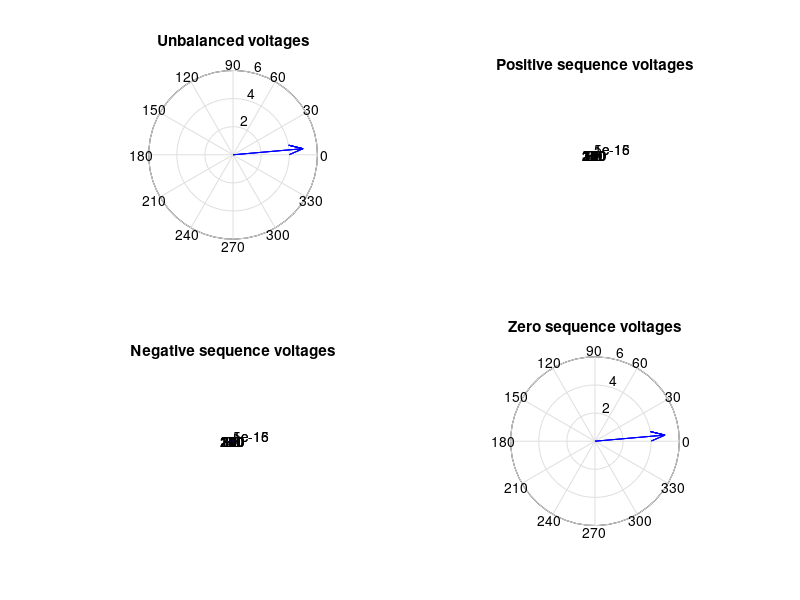

MATLAB code for this plot:
clc;  
clear all;
close all;
% Reading the magnitude and phase angle 
va = input('Enter the magnitude |Va|: ');
ang_va = input('Enter the phase angle <Va: ');
vb = input('Enter the magnitude |Vb|: ');
ang_vb = input('Enter the phase angle <Vb: ');
vc = input('Enter the phase angle |Vc|: ');
ang_vc = input('Enter the phase angle <Vc: ');
a = (cos(deg2rad(120))+sin(deg2rad(120))*1i);    % Assigning reference phasor
% Converting the voltages in complex form
Va = va.*(cos(deg2rad(ang_va))+sin(deg2rad(ang_va))*1i);  
Vb = va.*(cos(deg2rad(ang_vb))+sin(deg2rad(ang_vb))*1i); 
Vc = vc.*(cos(deg2rad(ang_vc))+sin(deg2rad(ang_vc))*1i);
% Calculating the sequence voltage values
Va0 = (1/3)*(Va + Vb + Vc);
Va1 = (1/3)*(Va + a*Vb + (a^2)*Vc);
Va2 = (1/3)*(Va + a*Vc + (a^2)*Vb);
Vb0 = Va0;
Vb1 = (a^2)*Va1;
Vb2 = a*Va1;
Vc0 = Va0;
Vc1 = a*Va1;
Vc2 = (a^2)*Va2;
% Plotting the unbalanced voltage phasor
subplot(2,2,1)
compass(Va)
hold on
compass(Vb)
hold on
compass(Vc)
title('Unbalanced voltages')
% Plotting the positive sequence voltage phasor
subplot(2,2,2)
compass(Va1)
hold on
compass(Vb1)
hold on
compass(Vc1)
title('Positive sequence voltages')
% Plotting the negative sequence voltage phasor
subplot(2,2,3)
compass(Va2)
hold on
compass(Vb2)
hold on
compass(Vc2)
title('Negative sequence voltages')
% Plotting the zero sequence voltage phasor
subplot(2,2,4)
compass(Va0)
hold on
compass(Vb0)
hold on
compass(Vc0)
title('Zero sequence voltages')
